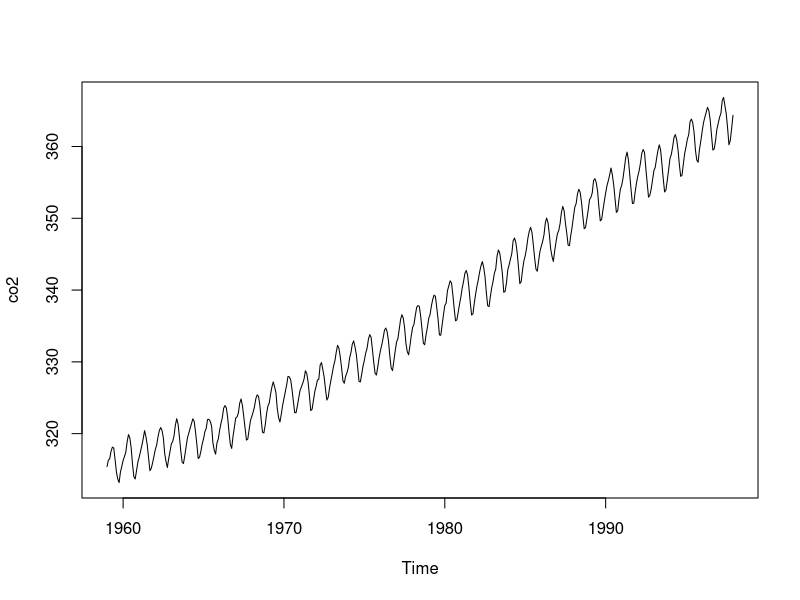
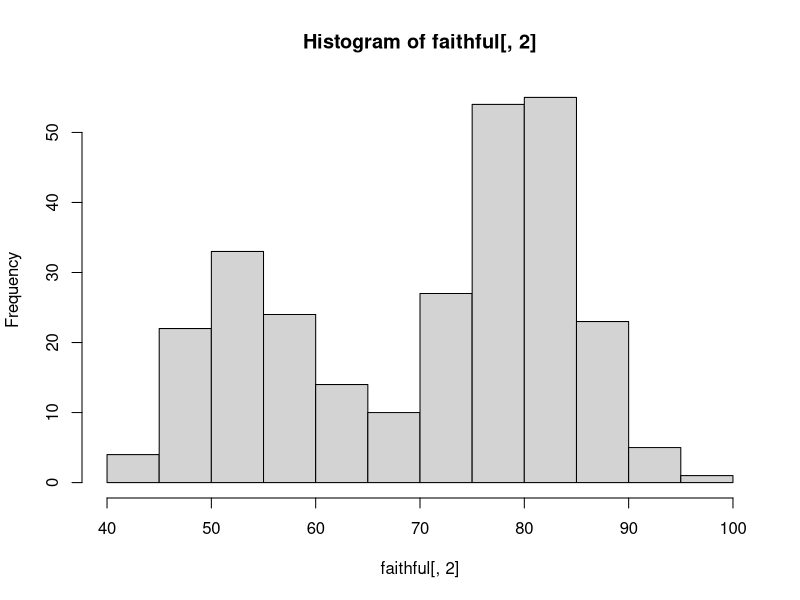
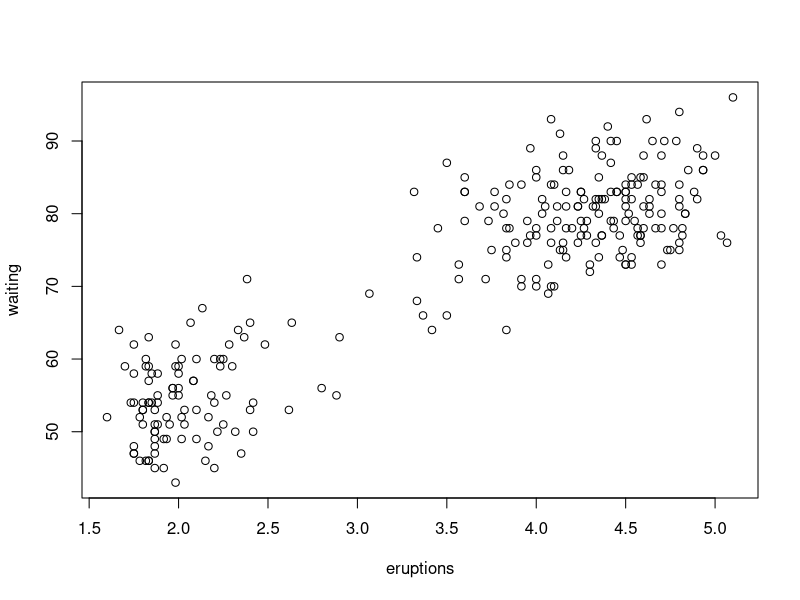
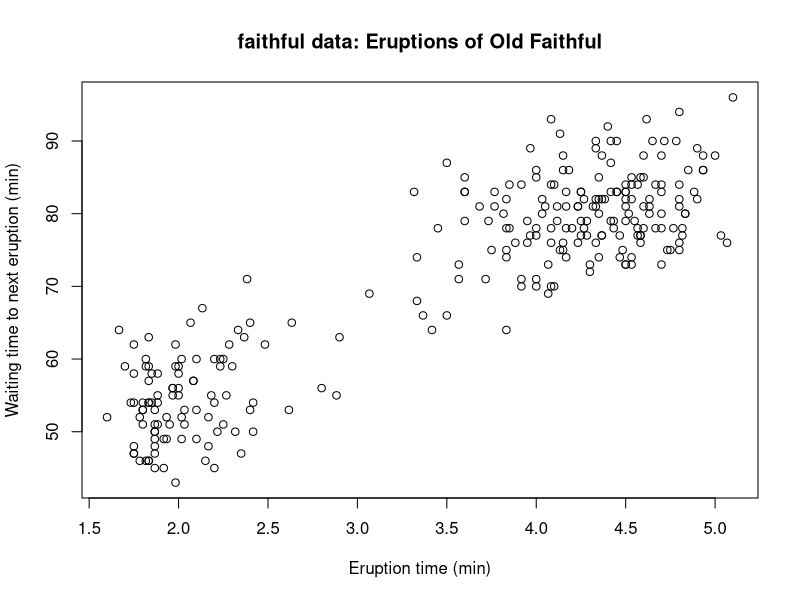
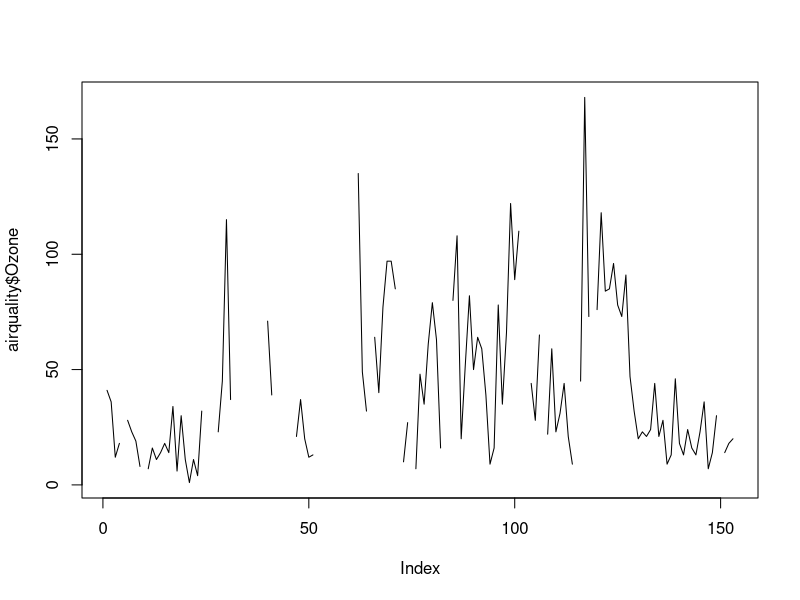
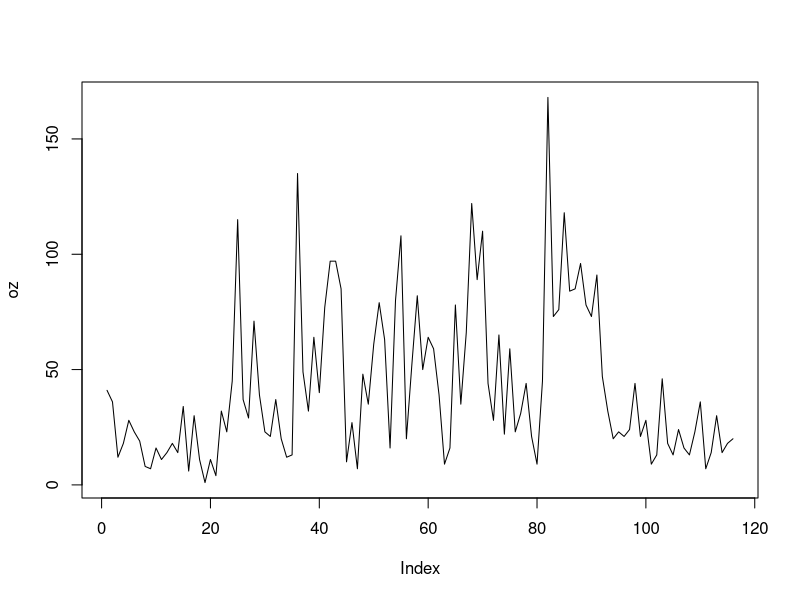
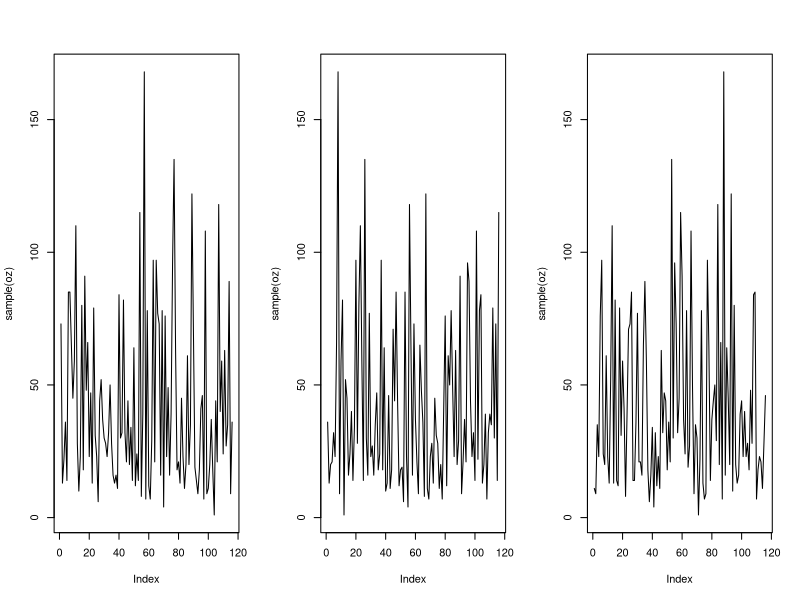
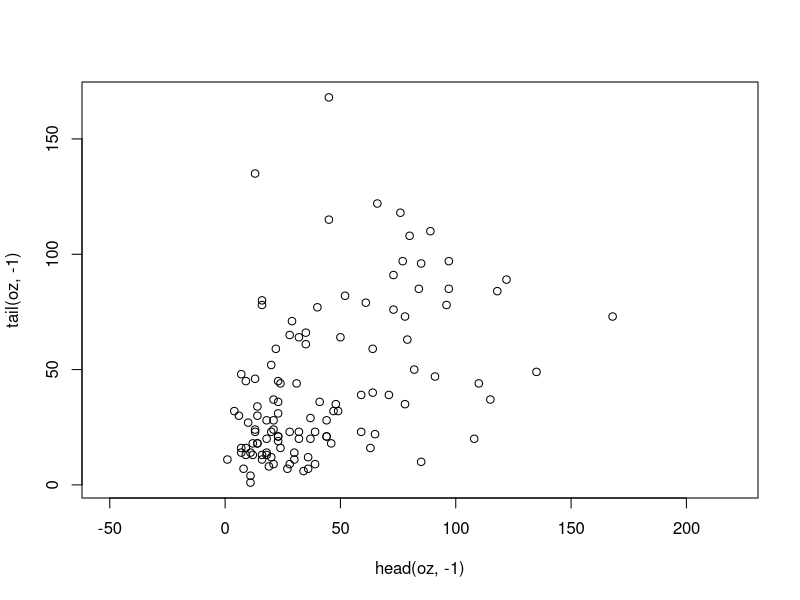

Reproduce these figures in R, in order.
## ---- chunk 1
knitr::opts_chunk$set(collapse = TRUE)
set.seed(1331) # make reproduction static
## ---- chunk 2
print(co2,digits=3)
plot(co2)
## ---- chunk 3
head(faithful)
## ---- chunk 4
time.mins <- cumsum(apply(faithful, 1, sum))
time.mins[1:10]
## ---- chunk 5
hist(faithful[,2])
plot(faithful)
## ---- chunk 6
plot(faithful[, -3], main = "faithful data: Eruptions of Old Faithful",
  xlab = "Eruption time (min)",
  ylab = "Waiting time to next eruption (min)")
## ---- chunk 7
plot(airquality$Ozone, type = 'l')
## ---- chunk 8
oz = na.omit(airquality$Ozone)
plot(oz, type = 'l')
## ---- chunk 9
par(mfrow = c(1,3))
plot(sample(oz), type = 'l')
plot(sample(oz), type = 'l')
plot(sample(oz), type = 'l')
par(mfrow = c(1,1))
## ---- chunk 10
cor(head(oz, -1), tail(oz, -1))
plot(head(oz, -1), tail(oz, -1), asp = 1)
## ---- chunk 11
corrs = sapply(1:1000, function(x) cor(head(sample(oz), -1), tail(sample(oz), -1)))
quantile(corrs, c(.025, .975))
## ---- chunk 12
acf(oz)
## ---- chunk 13
pacf(oz)
## ---- chunk 14
par(mfrow = c(1,3))
x = cumsum(rnorm(1000))
plot(x, type = 'l')
acf(x)
pacf(x)
par(mfrow = c(1,1))
## ---- chunk 15
acf(faithful$waiting) # $
## ---- chunk 16
par(mfrow = c(1,2))
x = sin(1:300/10)
plot(x, type = 'l')
acf(x, 100)
par(mfrow = c(1,1))
## ---- chunk 17
x = -100:200
y = 50 + 2.0 * x + 0.1 * x^2 + rnorm(301)*50
plot(x, y, type = 'l')
plot(x[-1], diff(y), type = 'l')
plot(x[-(1:2)], diff(diff(y)), type = 'l')
mean(diff(diff(y)))
## ---- chunk 18
library(forecast)
auto.arima(oz)
## ---- chunk 19
x = -100:200
y = 50 + 2.0 * x + 0.1 * x^2 + rnorm(301)*50
forecast::auto.arima(y)
## ---- chunk 20
#set.seed(111)
x = -100:200
y = 50 + 0.2 * x + 0.01 * x^2 + rnorm(301)*50
plot(y, type = 'l')
forecast::auto.arima(y)
## ---- chunk 21
# see https://otexts.com/fpp2/seasonal-arima.html
forecast::auto.arima(co2)
## ---- chunk 22
# see https://otexts.com/fpp2/seasonal-arima.html
forecast::auto.arima(co2, seasonal = FALSE)
## ---- chunk 23
plot(stl(co2, "periodic"))
